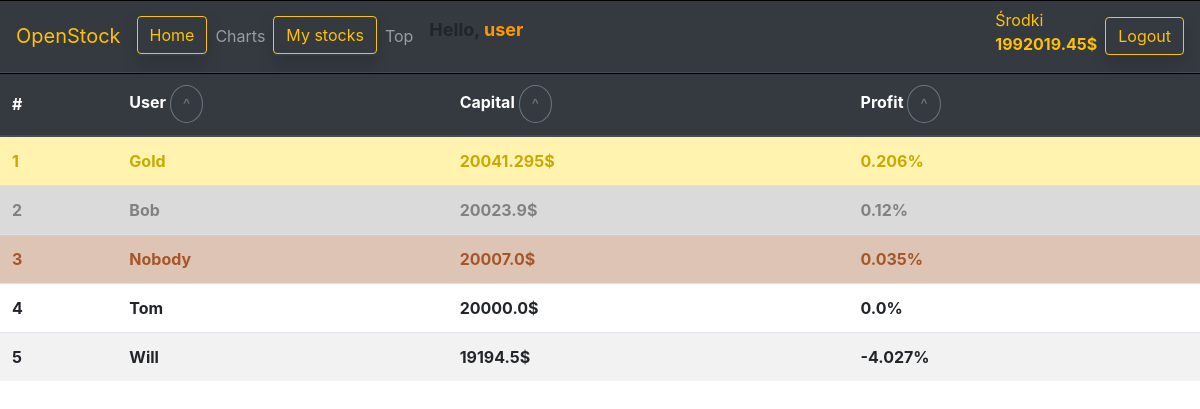
The app's page /top_users/ (signed in) with its own data.
### members/models.py (models this page shows)
class Member(models.Model):
	member = models.OneToOneField(User, null=True, on_delete=models.CASCADE)
	name = models.TextField()
	email = models.EmailField(default='non@non.non')
	money = models.FloatField(default=20000)
	capital = models.FloatField(default=20000)
	profit = models.FloatField(default=0)
	def __str__(self):
		return self.name

### stocks/views.py (the view)
# urls.py: path('top_users/', top_users, name='top_users'),
@login_required(login_url='login')
def top_users(request):
	user_data = {}
	members = Member.objects.filter(member__groups__name='customer').all()
	for ids, member in enumerate(members):
		money = Member.objects.get(name=member).money
		sum = 0
		orders = Order.objects.filter(member=member).filter(owned__gt=0).values('stock').distinct()
		for order in orders:
			stock = Stocks.objects.get(id=order['stock'])
			quantity = Order.objects.filter(member=member).filter(stock=stock).aggregate(Sum('owned'))
			sum += round(stock.price*int(quantity['owned__sum']),4)
		capital = round(money + sum,4)
		profit = round(((capital - 20000)/20000)*100,3)
		member.capital = capital
		member.profit = profit
		member.save()
	data = {
	'money': Member.objects.get(member=request.user).money,
	'users': members.order_by('-capital')
	}
	return render(request,'top_users.html', data)

### templates/top_users.html
{% extends "form.html" %}
{% block top_users %}
<table class="table table-striped table-hover sticky">
    <thead class="thead-dark">
        <tr>
            <th class="align-middle" scope="col">#</th>
            <th class="align-middle" scope="col">User
                <button type="submit" class="btn btn-outline-secondary rounded-circle" name="name">^</button>
            </th>
            <th class="align-middle" scope="col">Capital
                <button type="submit" class="btn btn-outline-secondary rounded-circle" name="price">^</button>
            </th>
            <th scope="col">Profit
                <button type="submit" class="btn btn-outline-secondary rounded-circle" name="change">^</button>
            </th>
        </tr>
    </thead>
    <tbody id="top_users">
        {% for user in users %}
        {% if forloop.counter == 1 %}
        <tr style="background-color: rgb(255, 243, 175);">
            <td class="align-middle" style="color: rgb(199, 169, 0);">{{forloop.counter}}</td>
            <td class="align-middle" style="color: rgb(199, 169, 0);" id="user_name{{forloop.counter}}"><b>{{user}}</b></td>
            <td class="align-middle" style="color: rgb(199, 169, 0);" id="value{{forloop.counter}}"><b>{{user.capital}}$</b></td>
            <td class="align-middle" style="color: rgb(199, 169, 0);" id="profit{{forloop.counter}}"><b>{{user.profit}}%</b></td>
        </tr>
        {% elif forloop.counter == 2 %}
        <tr style="background-color: rgb(218, 218, 218);">
            <td class="align-middle" style="color: rgb(129, 129, 129);">{{forloop.counter}}</td>
            <td class="align-middle" style="color: rgb(129, 129, 129);" id="user_name{{forloop.counter}}"><b>{{user}}</b></td>
            <td class="align-middle" style="color: rgb(129, 129, 129);" id="value{{forloop.counter}}"><b>{{user.capital}}$</b></td>
            <td class="align-middle" style="color: rgb(129, 129, 129);" id="profit{{forloop.counter}}"><b>{{user.profit}}%</b></td>
        </tr>
        {% elif forloop.counter == 3 %}
        <tr style="background-color: rgb(221, 196, 181);">
            <td class="align-middle" style="color: rgb(165, 86, 40);">{{forloop.counter}}</td>
            <td class="align-middle" style="color: rgb(165, 86, 40);" id="user_name{{forloop.counter}}"><b>{{user}}</b></td>
            <td class="align-middle" style="color: rgb(165, 86, 40);" id="value{{forloop.counter}}"><b>{{user.capital}}$</b></td>
            <td class="align-middle" style="color: rgb(165, 86, 40);" id="profit{{forloop.counter}}"><b>{{user.profit}}%</b></td>
        </tr>
        {% else %}
        <tr>
            <td class="align-middle" >{{forloop.counter}}</td>
            <td class="align-middle" id="user_name{{forloop.counter}}"><b>{{user}}</b></td>
            <td class="align-middle" id="value{{forloop.counter}}"><b>{{user.capital}}$</b></td>
            <td class="align-middle" id="profit{{forloop.counter}}"><b>{{user.profit}}%</b></td>
        </tr>
        {% endif %}
        {% endfor %}
    </tbody>
</table>
{% endblock %}

### templates/form.html (shortened to what this page needs)
<!DOCTYPE html>
<html>
<head>
    <link rel="stylesheet" href="https://stackpath.bootstrapcdn.com/bootstrap/4.3.1/css/bootstrap.min.css">
    {% load static %}
</head>
<body>
    <div class="main">
    <nav class="navbar navbar-expand-lg navbar-dark bg-dark sticky-top">
        <a class="navbar-brand text-warning" href="/">OpenStock</a>
        <div class="collapse navbar-collapse" id="navbarSupportedContent">
            <ul class="navbar-nav mr-auto">
                <li class="nav-item shadow">
                    <a class="btn btn-outline-warning my-2 my-sm-0" href="/">Home</a>
                </li>
                <li class="nav-item">
                    <a class="nav-link" href="/charts">Charts</a>
                </li>
                <li class="nav-item shadow">
                    <a class="btn btn-outline-warning my-2 my-sm-0" href="/mystocks">My stocks</a>
                </li>
                <li class="nav-item">
                    <a class="nav-link" href="/top_users">Top</a>
                </li>
                <li class="nav-item">
                    <b class="hello mx-md-2" style="font-size: large;">Hello,
                        <span style="color: #ff9900">{{request.user}}</span>
                    </b>
                </li>
            </ul>
            <ul class="navbar-nav mx-md-2">
                <li class="nav-item">
                    <label>
                        <div class="text-warning">
                            <a>Środki</a>
                            <b>
                                <div id="money">
                                    {{money}}$
                                </div>
                            </b>
                        </div>
                    </label>
                </li>
            </ul>
            <ul class="navbar-nav mr-left">
                {% if request.session.logged %}
                <li class="nav-item shadow">
                    <a class="btn btn-outline-warning my-2 my-sm-0" href="/logout">Logout</a>
                </li>
                {% else %}
                <li class="nav-item shadow">
                    <a class="btn btn-outline-warning my-2 my-sm-0" href="/login">Login</a>
                </li>
                {% endif %}
            </ul>
        </div>
    </nav>
{% block top_users %}
{% endblock %}
</div>
</body>
</html>

### templates/form.html (style rules this page uses)
table { text-align: left; position: relative; border-collapse: collapse; }
nav { box-shadow: inset 0 1px #000; }
th { box-shadow: inset 0 1px #000; background: white; position: sticky; top: 71px; }
tr td:nth-child(1) { font-weight: 700; }
.table.sticky th { position: sticky; top: 71px; }

### records on screen
Member: money "1992019.45"
Member: name "Gold", capital "20041.295", profit "0.206"
Member: name "Bob", capital "20023.9", profit "0.12"
Member: name "Nobody", capital "20007.0", profit "0.035"
Member: name "Tom", capital "20000.0", profit "0.0"
Member: name "Will", capital "19194.5", profit "-4.027"

### other values on screen
{{ request.user }} "user"
